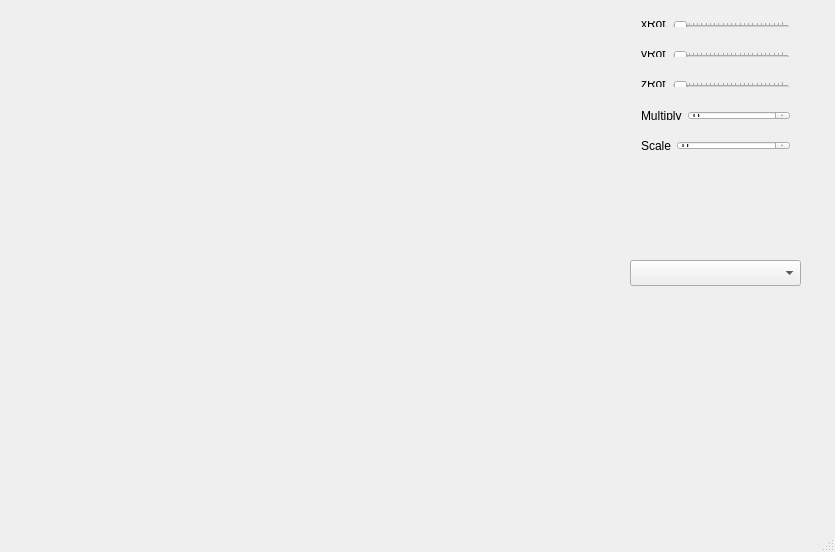
<?xml version="1.0" encoding="UTF-8"?>
<ui version="4.0">
 <class>MainWindow</class>
 <widget class="QMainWindow" name="MainWindow">
  <property name="geometry">
   <rect>
    <x>0</x>
    <y>0</y>
    <width>835</width>
    <height>552</height>
   </rect>
  </property>
  <property name="windowTitle">
   <string>MainWindow</string>
  </property>
  <widget class="QWidget" name="centralWidget">
   <widget class="QWidget" name="layoutWidget">
    <property name="geometry">
     <rect>
      <x>630</x>
      <y>10</y>
      <width>171</width>
      <height>28</height>
     </rect>
    </property>
    <layout class="QHBoxLayout" name="horizontalLayout_4">
     <item>
      <widget class="QLabel" name="label_5">
       <property name="text">
        <string>xRot</string>
       </property>
      </widget>
     </item>
     <item>
      <widget class="QSlider" name="rotXSlider_2">
       <property name="maximum">
        <number>360</number>
       </property>
       <property name="singleStep">
        <number>16</number>
       </property>
       <property name="pageStep">
        <number>15</number>
       </property>
       <property name="orientation">
        <enum>Qt::Horizontal</enum>
       </property>
       <property name="tickPosition">
        <enum>QSlider::TicksAbove</enum>
       </property>
       <property name="tickInterval">
        <number>15</number>
       </property>
      </widget>
     </item>
    </layout>
   </widget>
   <widget class="QWidget" name="layoutWidget_2">
    <property name="geometry">
     <rect>
      <x>630</x>
      <y>40</y>
      <width>171</width>
      <height>28</height>
     </rect>
    </property>
    <layout class="QHBoxLayout" name="horizontalLayout_5">
     <item>
      <widget class="QLabel" name="label_6">
       <property name="text">
        <string>yRot</string>
       </property>
      </widget>
     </item>
     <item>
      <widget class="QSlider" name="rotYSlider_2">
       <property name="maximumSize">
        <size>
         <width>16777215</width>
         <height>16777215</height>
        </size>
       </property>
       <property name="maximum">
        <number>360</number>
       </property>
       <property name="singleStep">
        <number>16</number>
       </property>
       <property name="pageStep">
        <number>15</number>
       </property>
       <property name="orientation">
        <enum>Qt::Horizontal</enum>
       </property>
       <property name="tickPosition">
        <enum>QSlider::TicksAbove</enum>
       </property>
       <property name="tickInterval">
        <number>15</number>
       </property>
      </widget>
     </item>
    </layout>
   </widget>
   <widget class="QWidget" name="layoutWidget_3">
    <property name="geometry">
     <rect>
      <x>630</x>
      <y>70</y>
      <width>171</width>
      <height>28</height>
     </rect>
    </property>
    <layout class="QHBoxLayout" name="horizontalLayout_6">
     <item>
      <widget class="QLabel" name="label_7">
       <property name="text">
        <string>zRot</string>
       </property>
      </widget>
     </item>
     <item>
      <widget class="QSlider" name="rotZSlider_2">
       <property name="maximum">
        <number>360</number>
       </property>
       <property name="singleStep">
        <number>16</number>
       </property>
       <property name="pageStep">
        <number>15</number>
       </property>
       <property name="orientation">
        <enum>Qt::Horizontal</enum>
       </property>
       <property name="tickPosition">
        <enum>QSlider::TicksAbove</enum>
       </property>
       <property name="tickInterval">
        <number>15</number>
       </property>
      </widget>
     </item>
    </layout>
   </widget>
   <widget class="MyGLWidget" name="myGLWidget" native="true">
    <property name="geometry">
     <rect>
      <x>0</x>
      <y>0</y>
      <width>601</width>
      <height>541</height>
     </rect>
    </property>
    <property name="sizePolicy">
     <sizepolicy hsizetype="Preferred" vsizetype="Preferred">
      <horstretch>0</horstretch>
      <verstretch>0</verstretch>
     </sizepolicy>
    </property>
    <property name="minimumSize">
     <size>
      <width>200</width>
      <height>200</height>
     </size>
    </property>
   </widget>
   <widget class="QComboBox" name="comboBox">
    <property name="geometry">
     <rect>
      <x>630</x>
      <y>260</y>
      <width>171</width>
      <height>26</height>
     </rect>
    </property>
    <property name="currentText">
     <string/>
    </property>
   </widget>
   <widget class="QWidget" name="horizontalLayoutWidget">
    <property name="geometry">
     <rect>
      <x>630</x>
      <y>100</y>
      <width>171</width>
      <height>31</height>
     </rect>
    </property>
    <layout class="QHBoxLayout" name="horizontalLayout">
     <item>
      <widget class="QLabel" name="label_8">
       <property name="sizePolicy">
        <sizepolicy hsizetype="Preferred" vsizetype="Preferred">
         <horstretch>0</horstretch>
         <verstretch>0</verstretch>
        </sizepolicy>
       </property>
       <property name="text">
        <string>Multiply</string>
       </property>
      </widget>
     </item>
     <item>
      <widget class="QSpinBox" name="spinBox">
       <property name="sizePolicy">
        <sizepolicy hsizetype="Expanding" vsizetype="Fixed">
         <horstretch>0</horstretch>
         <verstretch>0</verstretch>
        </sizepolicy>
       </property>
       <property name="maximumSize">
        <size>
         <width>113</width>
         <height>16777215</height>
        </size>
       </property>
      </widget>
     </item>
    </layout>
   </widget>
   <widget class="QWidget" name="horizontalLayoutWidget_2">
    <property name="geometry">
     <rect>
      <x>630</x>
      <y>130</y>
      <width>171</width>
      <height>31</height>
     </rect>
    </property>
    <layout class="QHBoxLayout" name="horizontalLayout_2">
     <item>
      <widget class="QLabel" name="label_9">
       <property name="sizePolicy">
        <sizepolicy hsizetype="Preferred" vsizetype="Preferred">
         <horstretch>0</horstretch>
         <verstretch>0</verstretch>
        </sizepolicy>
       </property>
       <property name="text">
        <string>Scale</string>
       </property>
      </widget>
     </item>
     <item>
      <widget class="QSpinBox" name="spinBox_2">
       <property name="sizePolicy">
        <sizepolicy hsizetype="Expanding" vsizetype="Fixed">
         <horstretch>0</horstretch>
         <verstretch>0</verstretch>
        </sizepolicy>
       </property>
       <property name="maximumSize">
        <size>
         <width>113</width>
         <height>16777215</height>
        </size>
       </property>
      </widget>
     </item>
    </layout>
   </widget>
  </widget>
  <widget class="QMenuBar" name="menuBar">
   <property name="geometry">
    <rect>
     <x>0</x>
     <y>0</y>
     <width>835</width>
     <height>17</height>
    </rect>
   </property>
  </widget>
  <widget class="QStatusBar" name="statusBar"/>
 </widget>
 <layoutdefault spacing="6" margin="11"/>
 <customwidgets>
  <customwidget>
   <class>MyGLWidget</class>
   <extends>QWidget</extends>
   <header>myglwidget.h</header>
   <container>1</container>
   <slots>
    <slot>setXRotation(int)</slot>
    <slot>setZRotation(int)</slot>
    <slot>setYRotation(int)</slot>
   </slots>
  </customwidget>
 </customwidgets>
 <resources/>
 <connections/>
</ui>
